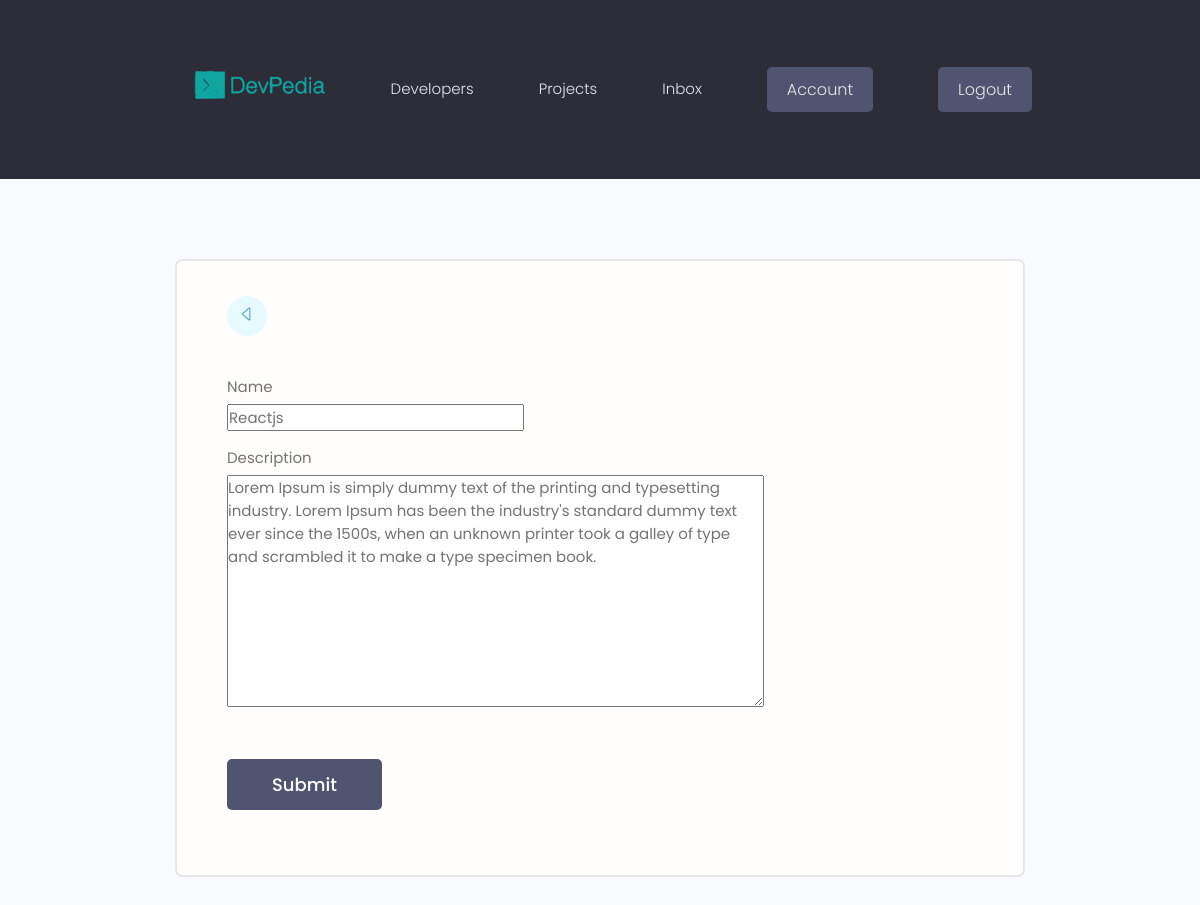
Page /update-skill/2807284a-1b07-441c-a319-b7bd067c0848/ (signed in) on the committed database.
### users/models.py (models this page shows, shortened)
class Skill(models.Model):
    owner=models.ForeignKey(Profile,on_delete=models.CASCADE,null=True,blank=True)#foreign key
    name=models.CharField(max_length=200,blank=True,null=True)
    description=models.TextField(null=True,blank=True)
    created=models.DateTimeField(auto_now_add=True)
    id=models.UUIDField(default=uuid.uuid4,unique=True,
                        primary_key=True,editable=False)
    """1. Understanding the Reverse Relationship

     When you define owner = models.ForeignKey(Profile, ...) in the Skill model,
     Django creates a reverse relationship on the Profile model.
     By default, the name of this reverse relationship is skill_set (the model name in lowercase, followed by _set).

     2. Accessing Skills from a Profile Object
     To access the skills associated with a specific Profile object,
     profile=Profile.object.filter(name='Faheed Khan')        ->profile object
     you can use profile.skill_set.all(). This will return a
     queryset containing all Skill objects that have the given Profile as their owner.
   """

### users/views.py (the view)
# urls.py: path('update-skill/<str:pk>/',views.updateSkill,name="update-skill"),
@login_required(login_url='login')
def updateSkill(request,pk):
    profile=request.user.profile
    skill=profile.skill_set.get(id=pk)
    form=SkillForm(instance=skill)
    if request.method=='POST':
        form=SkillForm(request.POST,instance=skill)
        if form.is_valid():
            form.save()
            messages.success(request,'skill was updated successfuly!')
            return redirect('account')
    context={
        'form':form
    }
    return render(request,'users/skill_form.html',context)

### users/forms.py (shortened to what this page needs)
class SkillForm(ModelForm):
    class Meta:
        model=Skill
        fields='__all__'
        exclude=['owner']

### users/templates/users/skill_form.html (shortened to what this page needs)
{% extends 'main.html' %}
{% block content %}
<main class="formPage my-xl">
    <div class="content-box">
        <div class="formWrapper">
            <a class="backButton" href="{% url 'account' %}"><i class="bi bi-caret-left"></i></a>
            <br>
            <form class="form" method="POST" >
                {% for field in form %}
                <div class="form__field">
                    <label for="formInput#text">{{field.label}}</label>
                    {{field}}
                </div>
                {% endfor %}
                <input class="btn btn--sub btn--lg  my-md" type="submit" value="Submit" />
            </form>
        </div>
    </div>
</main>
{% endblock %}

### static/styles/app.css (style rules this page uses)
:root { --color-sub: #2d2d39; }
.btn--sub { background-color: var(--color-sub-light); }
.content-box { width: 95%; max-width: 85rem; margin: 0 auto; }
.backButton { background: var(--color-main-light); color: var(--color-main); width: 4rem; height: 4rem; display: flex; align-items: center; justify-content: center; border-radius: 50%; }
.backButton i { font-size: 1.8rem; }
.formPage .formWrapper { list-style: none; background: var(--color-white); padding: 3.5rem 5rem; border: 2px solid var(--color-light); border-radius: 0.7rem; }

### static/uikit/styles/modules/_variables.css (style rules this page uses)
:root { --color-main: #5aa5b9; --color-main-light: #e6faff; --color-sub: #3f4156; --color-sub-light: #51546e; --color-sub-lighter: #ededfd; --color-text: #737373; --color-gray: #8b8b8b; --color-light: #e5e7eb; --color-light-gray: #767676; --color-bg: #f8fafd; --color-white: #fffefd; --color-white-light: #f3f3f3; --color-success: #359e64; --color-success-bg: #def8e8; --color-error: #fc4b0b; --color-error-bg: #fff2ee; --font-base: 'Poppins', arial, helvetica, 'Segoe UI', roboto, ubuntu, sans-serif; --font-monospace: 'Fira Code', 'Courier New', courier, monospace; --font-regular: 300; --font-medium: 500; --font-bold: 700; --generic-shadow: 1px 1px 5px #00000010; --generic-transition: all 0.3s ease-in-out; }

### static/uikit/styles/modules/_base.css (style rules this page uses)
* { margin: 0; padding: 0; box-sizing: border-box; text-rendering: optimizeLegibility; color: inherit; font-size: inherit; }
html { font-size: 50%; }
@media only screen and (min-width: 480px) { html { font-size: 56.25%; } }
@media only screen and (min-width: 1200px) { html { font-size: 62.5%; } }
body { line-height: 1.6; font-weight: 400; font-size: 1.5rem; color: var(--color-text); background-color: var(--color-bg); min-height: 100vh; }

### static/uikit/styles/modules/_typography.css (style rules this page uses)
* { font-family: var(--font-base); }
a { padding-bottom: 2px; text-decoration: none; display: inline-block; color: var(--color-main); font-weight: var(--font-medium); }

### static/uikit/styles/modules/_utilities.css (style rules this page uses)
.my-md { margin: 3rem auto; }
.my-xl { margin: 8rem auto; }

### static/uikit/styles/modules/_button.css (style rules this page uses)
.btn { display: inline-block; position: relative; cursor: pointer; background-color: var(--color-light); font-weight: var(--font-medium); color: var(--color-sub); text-decoration: none; padding: 1rem 2rem; border-radius: 0.5rem; border: none; width: -webkit-fit-content; width: -moz-fit-content; width: fit-content; height: -webkit-fit-content; height: -moz-fit-content; height: fit-content; font-size: 1.6rem; outline-width: 0; outline-color: transparent; -webkit-backface-visibility: hidden; backface-visibility: hidden; transition: all 0.3s ease-in-out; }
.btn--sub { background-color: var(--color-sub); color: var(--color-white); }
.btn--lg { font-size: 1.8rem; padding: 1.2rem 4.5rem; }

### static/uikit/styles/modules/_form.css (style rules this page uses)
.form { display: block; }
.form__field { margin-top: 1.5rem; margin-bottom: 1.5rem; }
.form__label, .form__field > label { display: block; margin-bottom: 0.5rem; color: var(--color-text); }

### rows in the picture
Skill: form "Reactjs" "Lorem Ipsum is simply dummy text of the printing and typesetting industry. Lorem Ipsum has been the industry's standard dummy text ever since the 1500s, when an unknown printer took a galley of type and scrambled it to make a type specimen book."

### other values in the picture
{{ field.label }} "Name" "Description"
